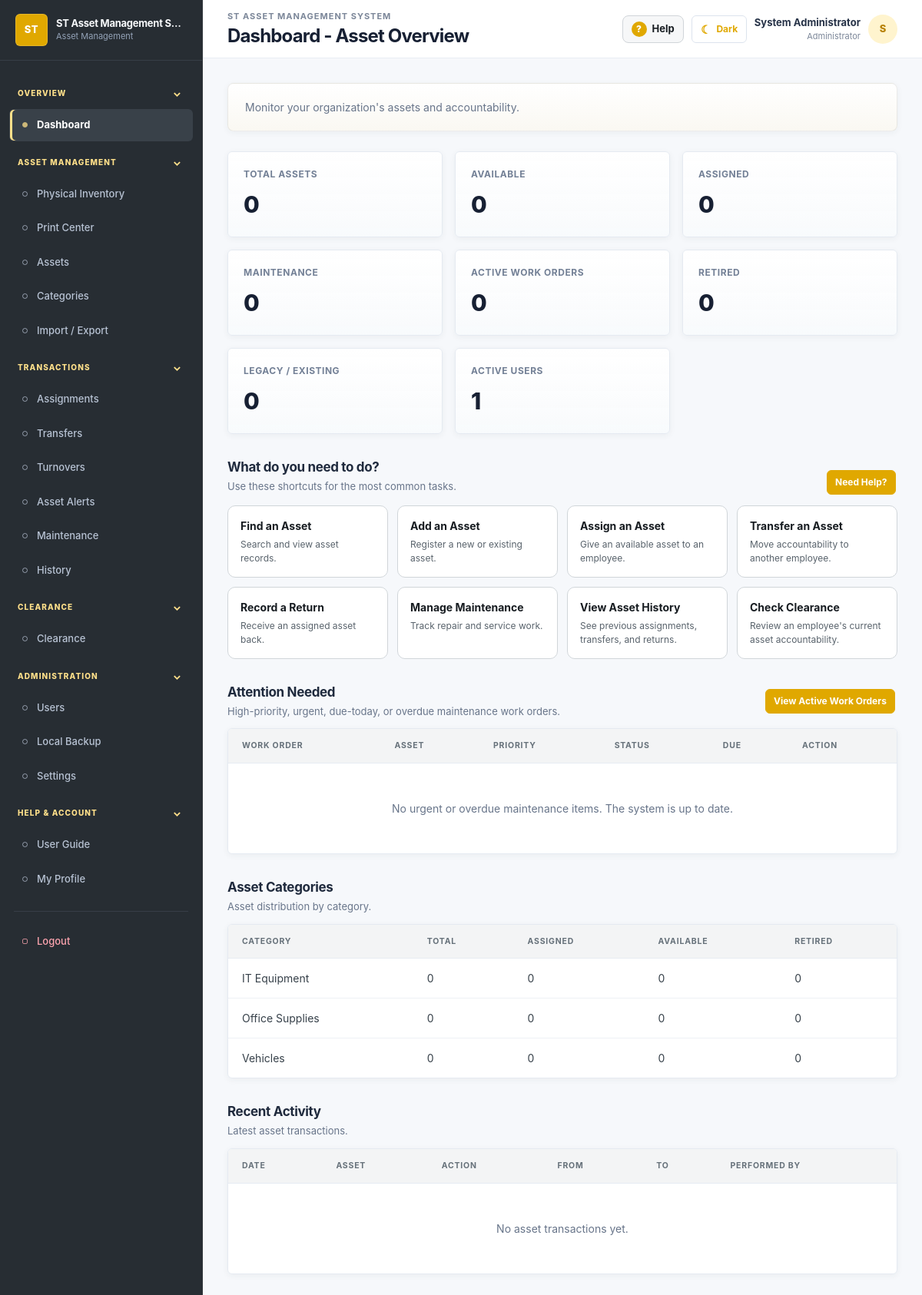
/index.php (signed in), run on the app's committed database.
### tables this page shows
CREATE TABLE categories (
 id INT AUTO_INCREMENT PRIMARY KEY, name VARCHAR(100) NOT NULL UNIQUE, description TEXT NULL,
 created_at TIMESTAMP NOT NULL DEFAULT CURRENT_TIMESTAMP
);

### backend/includes/dashboard_data.php (called while the page is built)
<?php
require_once __DIR__ . "/../config/database.php";
$stmt = $conn->query("
    SELECT COUNT(*) AS total
    FROM assets
");
$total_assets = (int) $stmt->fetch()["total"];
$stmt = $conn->query("
    SELECT COUNT(*) AS total
    FROM assets
    WHERE status = 'Available'
");
$available_assets = (int) $stmt->fetch()["total"];
$stmt = $conn->query("
    SELECT COUNT(*) AS total
    FROM assets
    WHERE status = 'Assigned'
");
$assigned_assets = (int) $stmt->fetch()["total"];
$stmt = $conn->query("
    SELECT COUNT(*) AS total
    FROM assets
    WHERE status = 'Maintenance'
");
$maintenance_assets = (int) $stmt->fetch()["total"];
$stmt = $conn->query("
    SELECT COUNT(*) AS total
    FROM maintenance_records
    WHERE status IN ('Open', 'In Progress', 'Waiting for Parts')
");
$open_maintenance_orders = (int) $stmt->fetch()["total"];
$stmt = $conn->query("
    SELECT COUNT(*) AS total
    FROM assets
    WHERE status = 'Retired'
");
$retired_assets = (int) $stmt->fetch()["total"];
$stmt = $conn->query("
    SELECT COUNT(*) AS total
    FROM assets
    WHERE asset_source = 'Legacy / Existing'
");
$legacy_assets = (int) $stmt->fetch()["total"];
$stmt = $conn->query("
    SELECT COUNT(*) AS total
    FROM users
    WHERE status = 'Active'
");
$total_users = (int) $stmt->fetch()["total"];
$stmt = $conn->query("
    SELECT
        c.id,
        c.name,
        COUNT(a.id) AS total,
        SUM(
            CASE
                WHEN a.status = 'Assigned'
                THEN 1
                ELSE 0
            END
        ) AS assigned,
        SUM(
            CASE
                WHEN a.status = 'Available'
                THEN 1
                ELSE 0
            END
        ) AS available,
        -- Count assets that have been retired.
        -- This is calculated directly from the assets.status field so the
        -- Dashboard always reflects the current database state.
        SUM(
            CASE
                WHEN a.status = 'Retired'
                THEN 1
                ELSE 0
            END
        ) AS retired
    FROM categories c
    LEFT JOIN assets a
        ON a.category_id = c.id
    GROUP BY
        c.id,
        c.name
    ORDER BY
        c.name ASC
");
$category_summary = $stmt->fetchAll();
$stmt = $conn->query("
    SELECT
        h.id,
        h.action,
        h.transaction_date,
        h.condition_status,
        h.remarks,
        a.asset_code,
        a.asset_name,
        from_user.full_name AS from_user_name,
        to_user.full_name AS to_user_name,
        performed_by.full_name AS performed_by_name
    FROM asset_history h
    INNER JOIN assets a
        ON a.id = h.asset_id
    LEFT JOIN users from_user
        ON from_user.id = h.from_user_id
    LEFT JOIN users to_user
        ON to_user.id = h.to_user_id
    INNER JOIN users performed_by
        ON performed_by.id = h.performed_by
    ORDER BY
        h.transaction_date DESC
    LIMIT 10
");
$recent_history = $stmt->fetchAll();
$attention_orders = [];
try {
    $stmt = $conn->query("
        SELECT
            m.id,
            m.work_order_no,
            m.title,
            m.priority,
            m.status,
            m.due_date,
            a.id AS asset_id,
            a.asset_code,
            a.asset_name
        FROM maintenance_records m
        INNER JOIN assets a ON a.id = m.asset_id
        WHERE m.status IN ('Open', 'In Progress', 'Waiting for Parts')
          AND (
                m.priority IN ('High', 'Urgent')
                OR (m.due_date IS NOT NULL AND m.due_date < CURDATE())
                OR (m.due_date = CURDATE())
              )
        ORDER BY
            CASE m.priority WHEN 'Urgent' THEN 0 WHEN 'High' THEN 1 ELSE 2 END,
            CASE WHEN m.due_date IS NULL THEN 1 ELSE 0 END,
            m.due_date ASC,
            m.opened_at ASC
        LIMIT 8
    ");
    $attention_orders = $stmt->fetchAll();
} catch (Throwable $e) {
    $attention_orders = [];
}
$attention_count = count($attention_orders);
?>

### backend/includes/app_config.php (called while the page is built, shortened)
<?php
if (!function_exists("get_app_settings")) {
    function current_user_role(): string
    {
        return trim((string)($_SESSION["role"] ?? ""));
    }
    function user_has_role(string $role, array $allowedRoles): bool
    {
        return in_array($role, $allowedRoles, true);
    }
    function is_administrator_role(string $role): bool
    {
        return $role === "Administrator";
    }
}

### index.php (the view, shortened to what this page needs)
<?php
require_once "backend/includes/header.php";
require_once "backend/includes/dashboard_data.php";
?>
<div class="dashboard-header">
    <div>
        <p>Monitor your organization's assets and accountability.</p>
    </div>
</div>
<div class="stats-grid">
    <a class="stat-card stat-card-link" href="/st/frontend/pages/assets.php">
        <div class="stat-label">Total Assets</div>
        <div class="stat-number"><?= $total_assets ?></div>
    </a>
    <a class="stat-card stat-card-link" href="/st/frontend/pages/assets.php?status=Available">
        <div class="stat-label">Available</div>
        <div class="stat-number"><?= $available_assets ?></div>
    </a>
    <a class="stat-card stat-card-link" href="/st/frontend/pages/assets.php?status=Assigned">
        <div class="stat-label">Assigned</div>
        <div class="stat-number"><?= $assigned_assets ?></div>
    </a>
    <a class="stat-card stat-card-link" href="/st/frontend/pages/assets.php?status=Maintenance">
        <div class="stat-label">Maintenance</div>
        <div class="stat-number"><?= $maintenance_assets ?></div>
    </a>
    <a class="stat-card stat-card-link" href="/st/frontend/pages/maintenance.php?status=Active">
        <div class="stat-label">Active Work Orders</div>
        <div class="stat-number"><?= $open_maintenance_orders ?></div>
    </a>
    <a class="stat-card stat-card-link" href="/st/frontend/pages/assets.php?status=Retired">
        <div class="stat-label">Retired</div>
        <div class="stat-number"><?= $retired_assets ?></div>
    </a>
    <a class="stat-card stat-card-link" href="/st/frontend/pages/assets.php?asset_source=Legacy%20%2F%20Existing">
        <div class="stat-label">Legacy / Existing</div>
        <div class="stat-number"><?= $legacy_assets ?></div>
    </a>
    <?php if (is_administrator_role(current_user_role())): ?>
        <a class="stat-card stat-card-link" href="/st/frontend/pages/users.php?status=Active">
            <div class="stat-label">Active Users</div>
            <div class="stat-number"><?= $total_users ?></div>
        </a>
    <?php endif; ?>
</div>
<section class="dashboard-section dashboard-quick-actions">
    <div class="section-header">
        <div>
            <h2>What do you need to do?</h2>
            <p>Use these shortcuts for the most common tasks.</p>
        </div>
        <a href="/st/frontend/pages/user_guide.php" class="btn btn-secondary btn-small">Need Help?</a>
    </div>
    <div class="quick-action-grid">
        <a class="quick-action-card" href="/st/frontend/pages/assets.php">
            <strong>Find an Asset</strong>
            <span>Search and view asset records.</span>
        </a>
        <?php if (user_has_role(current_user_role(), ["Administrator", "Asset Custodian"])): ?>
            <a class="quick-action-card" href="/st/frontend/pages/asset_add.php">
                <strong>Add an Asset</strong>
                <span>Register a new or existing asset.</span>
            </a>
            <a class="quick-action-card" href="/st/frontend/pages/assignment_add.php">
                <strong>Assign an Asset</strong>
                <span>Give an available asset to an employee.</span>
            </a>
            <a class="quick-action-card" href="/st/frontend/pages/transfers.php">
                <strong>Transfer an Asset</strong>
                <span>Move accountability to another employee.</span>
            </a>
            <a class="quick-action-card" href="/st/frontend/pages/turnovers.php">
                <strong>Record a Return</strong>
                <span>Receive an assigned asset back.</span>
            </a>
            <a class="quick-action-card" href="/st/frontend/pages/maintenance.php">
                <strong>Manage Maintenance</strong>
                <span>Track repair and service work.</span>
            </a>
        <?php endif; ?>
        <a class="quick-action-card" href="/st/frontend/pages/history.php">
            <strong>View Asset History</strong>
            <span>See previous assignments, transfers, and returns.</span>
        </a>
        <?php if (in_array(current_user_role(), ["Administrator", "HR / Clearance Officer"], true)): ?>
            <a class="quick-action-card" href="/st/frontend/pages/clearance.php">
                <strong>Check Clearance</strong>
                <span>Review an employee's current asset accountability.</span>
            </a>
        <?php endif; ?>
    </div>
</section>
<?php if (is_administrator_role(current_user_role()) || in_array(current_user_role(), ["Asset Custodian"], true)): ?>
<div class="dashboard-section dashboard-attention-center">
    <div class="section-header">
        <div>
            <h2>Attention Needed</h2>
            <p>High-priority, urgent, due-today, or overdue maintenance work orders.</p>
        </div>
        <a href="/st/frontend/pages/maintenance.php?status=Active" class="btn btn-secondary btn-small">View Active Work Orders</a>
    </div>
    <div class="table-container">
        <table>
            <thead>
                <tr><th>Work Order</th><th>Asset</th><th>Priority</th><th>Status</th><th>Due</th><th>Action</th></tr>
            </thead>
            <tbody>
            <?php if ($attention_count > 0): ?>
                <?php foreach ($attention_orders as $order): ?>
                    <?php
                        $dueDate = $order["due_date"] ?? null;
                        $dueClass = $dueDate && $dueDate < date("Y-m-d") ? "dashboard-overdue" : ($dueDate === date("Y-m-d") ? "dashboard-due-today" : "");
                    ?>
                    <tr>
                        <td><strong><?= htmlspecialchars($order["work_order_no"] ?? "Pending") ?></strong><br><span class="secondary-text"><?= htmlspecialchars($order["title"]) ?></span></td>
                        <td><a href="/st/frontend/pages/asset_view.php?id=<?= (int)$order["asset_id"] ?>"><?= htmlspecialchars($order["asset_code"]) ?></a><br><span class="secondary-text"><?= htmlspecialchars($order["asset_name"]) ?></span></td>
                        <td><span class="status-badge"><?= htmlspecialchars($order["priority"]) ?></span></td>
                        <td><span class="status-badge"><?= htmlspecialchars($order["status"]) ?></span></td>
                        <td><span class="<?= $dueClass ?>"><?= $dueDate ? htmlspecialchars(date("M d, Y", strtotime($dueDate))) : "-" ?></span></td>
                        <td><a href="/st/frontend/pages/maintenance_edit.php?id=<?= (int)$order["id"] ?>" class="btn btn-secondary btn-small">Open</a></td>
                    </tr>
                <?php endforeach; ?>
            <?php else: ?>
                <tr><td colspan="6" class="empty-state">No urgent or overdue maintenance items. The system is up to date.</td></tr>
            <?php endif; ?>
            </tbody>
        </table>
    </div>
</div>
<?php endif; ?>
<div class="dashboard-section">
    <div class="section-header">
        <div>
            <h2>Asset Categories</h2>
            <p>
                Asset distribution by category.
            </p>
        </div>
    </div>
    <div class="table-container">
        <table>
            <thead>
                <tr>
                    <th>Category</th>
                    <th>Total</th>
                    <th>Assigned</th>
                    <th>Available</th>
                    <th>Retired</th>
                </tr>
            </thead>
            <tbody>
                <?php if (count($category_summary) > 0): ?>
                    <?php foreach ($category_summary as $category): ?>
                        <tr>
                            <td>
                                <?= htmlspecialchars($category["name"]) ?>
                            </td>
                            <td>
                                <?= (int) $category["total"] ?>
                            </td>
                            <td>
                                <?= (int) $category["assigned"] ?>
                            </td>
                            <td>
                                <?= (int) $category["available"] ?>
                            </td>
                            <td>
                                <?= (int) $category["retired"] ?>
                            </td>
                        </tr>
                    <?php endforeach; ?>
                <?php endif; ?>
            </tbody>
        </table>
    </div>
</div>
<div class="dashboard-section">
    <div class="section-header">
        <div>
            <h2>Recent Activity</h2>
            <p>
                Latest asset transactions.
            </p>
        </div>
    </div>
    <div class="table-container">
        <table>
            <thead>
                <tr>
                    <th>Date</th>
                    <th>Asset</th>
                    <th>Action</th>
                    <th>From</th>
                    <th>To</th>
                    <th>Performed By</th>
                </tr>
            </thead>
            <tbody>
                <?php if (count($recent_history) > 0): ?>
                    <?php foreach ($recent_history as $history): ?>
                        <tr>
                            <td>
                                <?= htmlspecialchars(
                                    date(
                                        "M d, Y h:i A",
                                        strtotime(
                                            $history["transaction_date"]
                                        )
                                    )
                                ) ?>
                            </td>
                            <td>
                                <strong>
                                    <?= htmlspecialchars(
                                        $history["asset_code"]
                                    ) ?>
                                </strong>
                                <br>
                                <span class="secondary-text">
                                    <?= htmlspecialchars(
                                        $history["asset_name"]
                                    ) ?>
                                </span>
                            </td>
                            <td>
                                <span class="action-badge">
                                    <?= htmlspecialchars(
                                        $history["action"]
                                    ) ?>
                                </span>
                            </td>
                            <td>
                                <?= htmlspecialchars(
                                    $history["from_user_name"] ?? "-"
                                ) ?>
                            </td>
                            <td>
                                <?= htmlspecialchars(
                                    $history["to_user_name"] ?? "-"
                                ) ?>
                            </td>
                            <td>
                                <?= htmlspecialchars(
                                    $history["performed_by_name"]
                                ) ?>
                            </td>
                        </tr>
                    <?php endforeach; ?>
                <?php else: ?>
                    <tr>
                        <td
                            colspan="6"
                            class="empty-state"
                        >
                            No asset transactions yet.
                        </td>
                    </tr>
                <?php endif; ?>
            </tbody>
        </table>
    </div>
</div>
<?php
require_once "backend/includes/footer.php";
?>

### data on the page
categories: name "IT Equipment", total "0", assigned "0", available "0", retired "0"
categories: name "Office Supplies", total "0", assigned "0", available "0", retired "0"
categories: name "Vehicles", total "0", assigned "0", available "0", retired "0"

### other printed values
$app_name "ST Asset Management S…"
$app_name "ST ASSET MANAGEMENT SYSTEM"
$page_title "Dashboard - Asset Overview"
$user_name "System Administrator"
$_SESSION["role"] "Administrator"
$user_initial ?: "U" "S"
$total_assets "0"
$available_assets "0"
$assigned_assets "0"
$maintenance_assets "0"
$open_maintenance_orders "0"
$retired_assets "0"
$legacy_assets "0"
$total_users "1"
